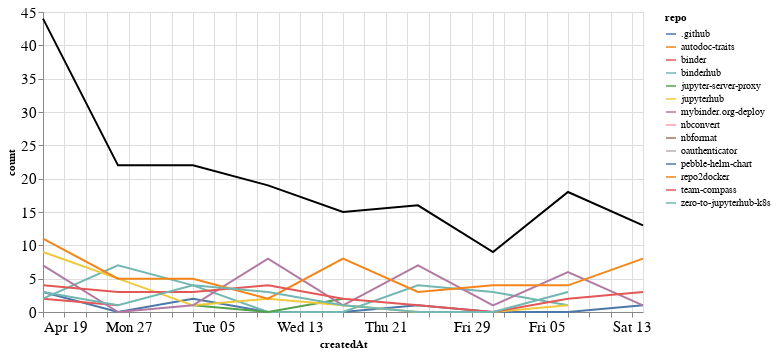

Notebook cell for this chart:
### Markdown cell above
## Comments

### Code cell
comments_time = comments.groupby('repo').resample('W', on='createdAt').count()['author'].reset_index()
comments_time = comments_time.rename(columns={'author': 'count'})
comments_time_total = comments_time.groupby('createdAt').agg({"count": "sum"}).reset_index()
ch1 = alt.Chart(comments_time, width=600).mark_line().encode(
    x='createdAt',
    y='count',
    color='repo',
    tooltip="repo"
)

ch2 = alt.Chart(comments_time_total, width=600).mark_line(color="black").encode(
    x='createdAt',
    y='count',
)

ch1 + ch2

### Figure 1 — Vega-Lite specification as saved in the notebook (floating-point values rounded to 4 significant figures)
{"config": {"axisLeft": {"labelFontSize": 15}, "axisBottom": {"labelFontSize": 15}}, "layer": [{"data": {"name": "data-b227adc41e2f564c7d8b5aab6b2453d5"}, "mark": "line", "encoding": {"color": {"type": "nominal", "field": "repo"}, "tooltip": {"type": "nominal", "field": "repo"}, "x": {"type": "temporal", "field": "createdAt"}, "y": {"type": "quantitative", "field": "count"}}, "width": 600}, {"data": {"name": "data-67032eb7e95d565720e202227aa0c343"}, "mark": {"type": "line", "color": "black"}, "encoding": {"x": {"type": "temporal", "field": "createdAt"}, "y": {"type": "quantitative", "field": "count"}}, "width": 600}], "$schema": "https://vega.github.io/schema/vega-lite/v4.8.1.json", "datasets": {"data-b227adc41e2f564c7d8b5aab6b2453d5": [{"repo": ".github", "createdAt": "2020-04-19T00:00:00", "count": 3}, {"repo": ".github", "createdAt": "2020-04-26T00:00:00", "count": 0}, {"repo": ".github", "createdAt": "2020-05-03T00:00:00", "count": 2}, {"repo": ".github", "createdAt": "2020-05-10T00:00:00", "count": 0}, {"repo": ".github", "createdAt": "2020-05-17T00:00:00", "count": 0}, {"repo": ".github", "createdAt": "2020-05-24T00:00:00", "count": 1}, {"repo": ".github", "createdAt": "2020-05-31T00:00:00", "count": 0}, {"repo": ".github", "createdAt": "2020-06-07T00:00:00", "count": 0}, {"repo": ".github", "createdAt": "2020-06-14T00:00:00", "count": 1}, {"repo": "autodoc-traits", "createdAt": "2020-04-19T00:00:00", "count": 2}, {"repo": "binder", "createdAt": "2020-04-19T00:00:00", "count": 2}, {"repo": "binder", "createdAt": "2020-04-26T00:00:00", "count": 1}, {"repo": "binderhub", "createdAt": "2020-04-19T00:00:00", "count": 2}, {"repo": "binderhub", "createdAt": "2020-04-26T00:00:00", "count": 7}, {"repo": "binderhub", "createdAt": "2020-05-03T00:00:00", "count": 4}, {"repo": "binderhub", "createdAt": "2020-05-10T00:00:00", "count": 0}, {"repo": "binderhub", "createdAt": "2020-05-17T00:00:00", "count": 0}, {"repo": "binderhub", "createdAt": "2020-05-24T00:00:00", "count": 4}, {"repo": "binderhub", "createdAt": "2020-05-31T00:00:00", "count": 3}, {"repo": "binderhub", "createdAt": "2020-06-07T00:00:00", "count": 1}, {"repo": "jupyter-server-proxy", "createdAt": "2020-05-03T00:00:00", "count": 1}, {"repo": "jupyter-server-proxy", "createdAt": "2020-05-10T00:00:00", "count": 0}, {"repo": "jupyter-server-proxy", "createdAt": "2020-05-17T00:00:00", "count": 2}, {"repo": "jupyterhub", "createdAt": "2020-04-19T00:00:00", "count": 9}, {"repo": "jupyterhub", "createdAt": "2020-04-26T00:00:00", "count": 5}, {"repo": "jupyterhub", "createdAt": "2020-05-03T00:00:00", "count": 1}, {"repo": "jupyterhub", "createdAt": "2020-05-10T00:00:00", "count": 2}, {"repo": "jupyterhub", "createdAt": "2020-05-17T00:00:00", "count": 1}, {"repo": "jupyterhub", "createdAt": "2020-05-24T00:00:00", "count": 0}, {"repo": "jupyterhub", "createdAt": "2020-05-31T00:00:00", "count": 0}, {"repo": "jupyterhub", "createdAt": "2020-06-07T00:00:00", "count": 1}, {"repo": "mybinder.org-deploy", "createdAt": "2020-04-19T00:00:00", "count": 7}, {"repo": "mybinder.org-deploy", "createdAt": "2020-04-26T00:00:00", "count": 0}, {"repo": "mybinder.org-deploy", "createdAt": "2020-05-03T00:00:00", "count": 1}, {"repo": "mybinder.org-deploy", "createdAt": "2020-05-10T00:00:00", "count": 8}, {"repo": "mybinder.org-deploy", "createdAt": "2020-05-17T00:00:00", "count": 1}, {"repo": "mybinder.org-deploy", "createdAt": "2020-05-24T00:00:00", "count": 7}, {"repo": "mybinder.org-deploy", "createdAt": "2020-05-31T00:00:00", "count": 1}, {"repo": "mybinder.org-deploy", "createdAt": "2020-06-07T00:00:00", "count": 6}, {"repo": "mybinder.org-deploy", "createdAt": "2020-06-14T00:00:00", "count": 1}, {"repo": "nbconvert", "createdAt": "2020-05-31T00:00:00", "count": 1}, {"repo": "nbformat", "createdAt": "2020-04-19T00:00:00", "count": 1}, {"repo": "oauthenticator", "createdAt": "2020-05-03T00:00:00", "count": 1}, {"repo": "pebble-helm-chart", "createdAt": "2020-06-07T00:00:00", "count": 1}, {"repo": "repo2docker", "createdAt": "2020-04-19T00:00:00", "count": 11}, {"repo": "repo2docker", "createdAt": "2020-04-26T00:00:00", "count": 5}, {"repo": "repo2docker", "createdAt": "2020-05-03T00:00:00", "count": 5}, {"repo": "repo2docker", "createdAt": "2020-05-10T00:00:00", "count": 2}, {"repo": "repo2docker", "createdAt": "2020-05-17T00:00:00", "count": 8}, {"repo": "repo2docker", "createdAt": "2020-05-24T00:00:00", "count": 3}, {"repo": "repo2docker", "createdAt": "2020-05-31T00:00:00", "count": 4}, {"repo": "repo2docker", "createdAt": "2020-06-07T00:00:00", "count": 4}, {"repo": "repo2docker", "createdAt": "2020-06-14T00:00:00", "count": 8}, {"repo": "team-compass", "createdAt": "2020-04-19T00:00:00", "count": 4}, {"repo": "team-compass", "createdAt": "2020-04-26T00:00:00", "count": 3}, {"repo": "team-compass", "createdAt": "2020-05-03T00:00:00", "count": 3}, {"repo": "team-compass", "createdAt": "2020-05-10T00:00:00", "count": 4}, {"repo": "team-compass", "createdAt": "2020-05-17T00:00:00", "count": 2}, {"repo": "team-compass", "createdAt": "2020-05-24T00:00:00", "count": 1}, {"repo": "team-compass", "createdAt": "2020-05-31T00:00:00", "count": 0}, {"repo": "team-compass", "createdAt": "2020-06-07T00:00:00", "count": 2}, {"repo": "team-compass", "createdAt": "2020-06-14T00:00:00", "count": 3}, {"repo": "zero-to-jupyterhub-k8s", "createdAt": "2020-04-19T00:00:00", "count": 3}, {"repo": "zero-to-jupyterhub-k8s", "createdAt": "2020-04-26T00:00:00", "count": 1}, {"repo": "zero-to-jupyterhub-k8s", "createdAt": "2020-05-03T00:00:00", "count": 4}, {"repo": "zero-to-jupyterhub-k8s", "createdAt": "2020-05-10T00:00:00", "count": 3}, {"repo": "zero-to-jupyterhub-k8s", "createdAt": "2020-05-17T00:00:00", "count": 1}, {"repo": "zero-to-jupyterhub-k8s", "createdAt": "2020-05-24T00:00:00", "count": 0}, {"repo": "zero-to-jupyterhub-k8s", "createdAt": "2020-05-31T00:00:00", "count": 0}, {"repo": "zero-to-jupyterhub-k8s", "createdAt": "2020-06-07T00:00:00", "count": 3}], "data-67032eb7e95d565720e202227aa0c343": [{"createdAt": "2020-04-19T00:00:00", "count": 44}, {"createdAt": "2020-04-26T00:00:00", "count": 22}, {"createdAt": "2020-05-03T00:00:00", "count": 22}, {"createdAt": "2020-05-10T00:00:00", "count": 19}, {"createdAt": "2020-05-17T00:00:00", "count": 15}, {"createdAt": "2020-05-24T00:00:00", "count": 16}, {"createdAt": "2020-05-31T00:00:00", "count": 9}, {"createdAt": "2020-06-07T00:00:00", "count": 18}, {"createdAt": "2020-06-14T00:00:00", "count": 13}]}}
